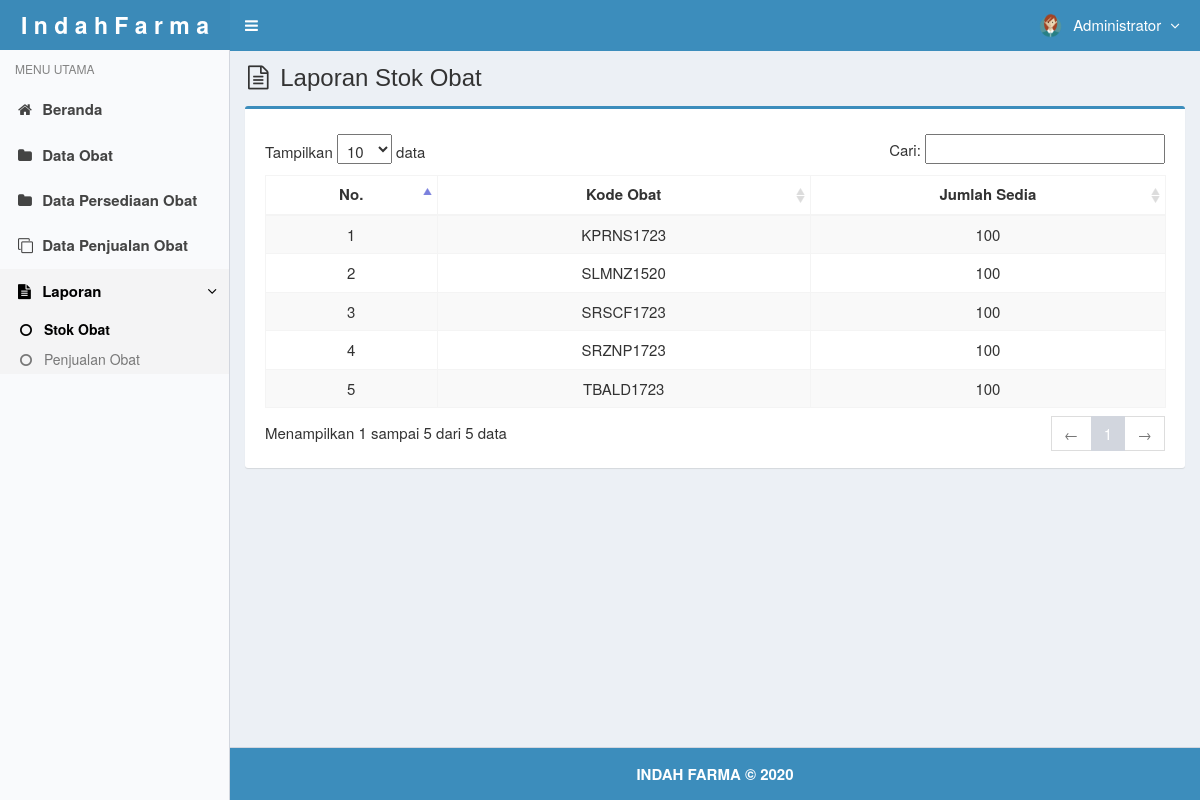
/main.php?module=lap_stok (signed in), run on the app's committed database.
### tables this page shows
CREATE TABLE `users` (
  `id_user` int(3) NOT NULL,
  `username` varchar(50) NOT NULL,
  `nama_user` varchar(50) NOT NULL,
  `password` varchar(50) NOT NULL,
  `email` varchar(50) DEFAULT NULL,
  `telepon` varchar(13) DEFAULT NULL,
  `foto` varchar(100) DEFAULT NULL,
  `hak_akses` enum('Super Admin','EndUser') NOT NULL,
  `status` enum('aktif','blokir') NOT NULL DEFAULT 'aktif',
  `created_at` timestamp NOT NULL DEFAULT current_timestamp(),
  `updated_at` timestamp NOT NULL DEFAULT current_timestamp() ON UPDATE current_timestamp()
);

CREATE TABLE `persediaan` (
  `kode_obat` varchar(10) NOT NULL,
  `jumlah_sedia` int(11) DEFAULT NULL,
  `created_user` int(3) NOT NULL,
  `updated_user` int(3) NOT NULL
);

### modules/lap-stok/view.php (the view)
<section class="content-header">
  <h1>
    <i class="fa fa-file-text-o icon-title"></i> Laporan Stok Obat
  </h1>
</section>
<section class="content">
  <div class="row">
    <div class="col-md-12">
      <div class="box box-primary">
        <div class="box-body">
          <table id="dataTables1" class="table table-bordered table-striped table-hover">
            <thead>
              <tr>
              <th class="center">No.</th>
                <th class="center">Kode Obat</th>
                <th class="center">Jumlah Sedia</th>
              </tr>
            </thead>
            <tbody>
            <?php
            $no = 1;
            $query = mysqli_query($mysqli, "SELECT kode_obat,jumlah_sedia FROM persediaan ORDER BY kode_obat ASC")
                                            or die('Ada kesalahan pada query tampil Data Obat: '.mysqli_error($mysqli));
            while ($data = mysqli_fetch_assoc($query)) {
              echo "<tr>
                      <td width='30' class='center'>$no</td>
                      <td width='80' class='center'>$data[kode_obat]</td>
                      <td width='80' class='center'>$data[jumlah_sedia]</td>
                    </tr>";
              $no++;
            }
            ?>
            </tbody>
          </table>
        </div>
      </div>
    </div>
  </div>
</section><!-- /.content

### top-menu.php (shortened to what this page needs)
<?php
require_once "config/database.php";
$query = mysqli_query($mysqli, "SELECT id_user, nama_user, foto, hak_akses FROM users WHERE id_user='$_SESSION[id_user]'")
                                or die('Ada kesalahan pada query tampil Manajemen User: '.mysqli_error($mysqli));
$data = mysqli_fetch_assoc($query);
?>
<li class="dropdown user user-menu">
  <a href="#" class="dropdown-toggle" data-toggle="dropdown">
  <?php
  if ($data['foto']=="") { ?>
    <img src="images/user/user-default.png" class="user-image" alt="User Image"/>
  <?php
  }
  else { ?>
    <img src="images/user/<?php echo $data['foto']; ?>" class="user-image" alt="User Image"/>
  <?php
  }
  ?>
    <span class="hidden-xs"><?php echo $data['nama_user']; ?> <i style="margin-left:5px" class="fa fa-angle-down"></i></span>
  </a>
</li>

### assets/css/style.css (style rules this page uses)
.content-header { padding: 15px 18px 0; position: relative; }
.center { text-align:center; }
.icon-title { margin-right: 5px; }
body { background-color: #fff; color: #333; font-size: 15px; line-height: 1.42857; }

### data on the page
users: foto (picture), nama_user "Administrator"
persediaan: kode_obat "KPRNS1723", jumlah_sedia "100"
persediaan: kode_obat "SLMNZ1520", jumlah_sedia "100"
persediaan: kode_obat "SRSCF1723", jumlah_sedia "100"
persediaan: kode_obat "SRZNP1723", jumlah_sedia "100"
persediaan: kode_obat "TBALD1723", jumlah_sedia "100"
